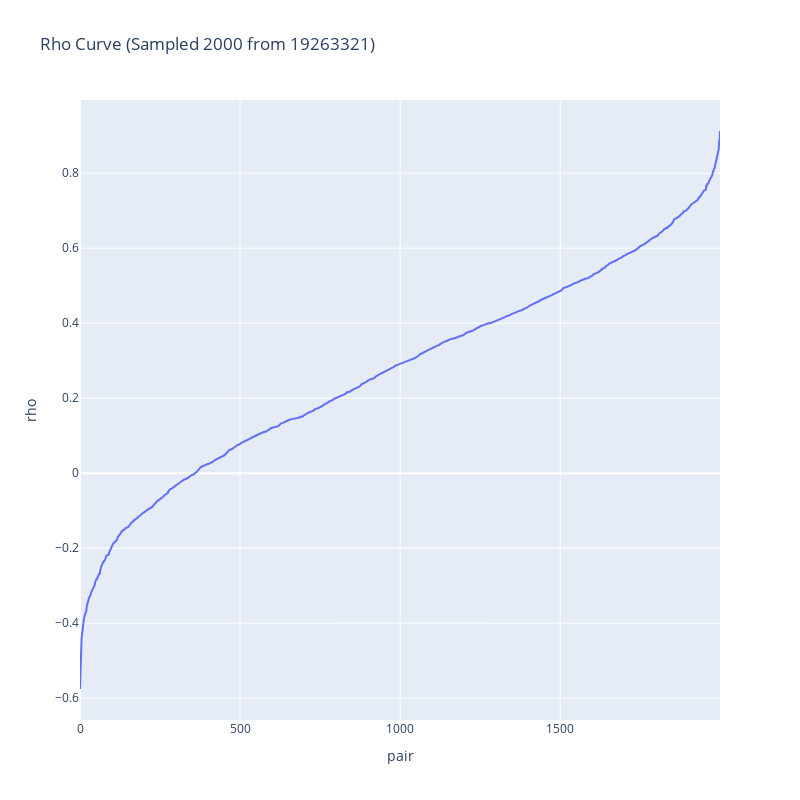

The code cell stored with this chart in its notebook:
### Code cell
plot_rho_curve(ccm_filtered_redundancy.flatten())

### Figure 1 — Plotly figure (JSON) as saved in the notebook; plotly's stock layout.template omitted (floating-point values rounded to 4 significant figures; data arrays with more than 128 entries replaced by an {"elided": "..."} marker saying what was removed)
{"data": [{"showlegend": false, "type": "scatter", "x": {"elided": "2000 int values"}, "y": {"elided": "2000 float values"}}], "layout": {"height": 800, "title": {"text": "Rho Curve (Sampled 2000 from 19263321)"}, "width": 800, "xaxis": {"title": {"text": "pair"}}, "yaxis": {"title": {"text": "rho"}}}}
